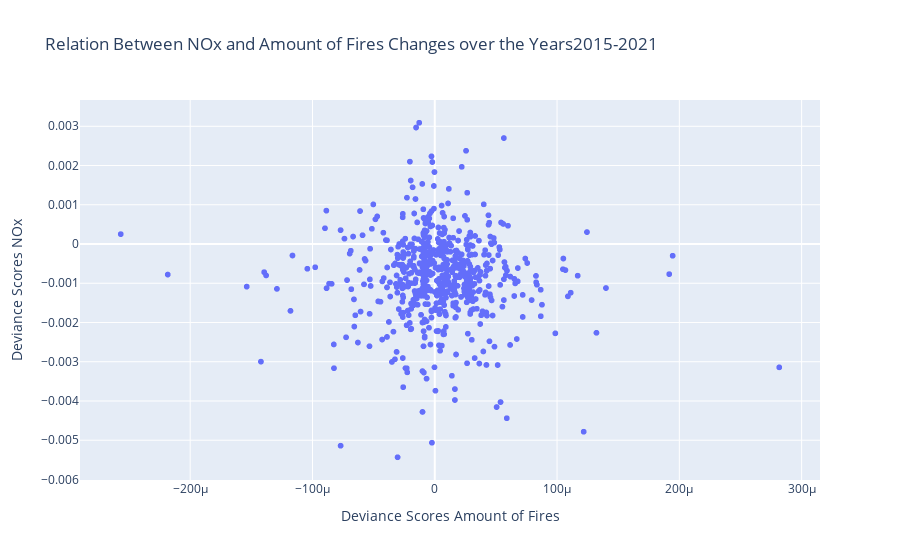

The code cell stored with this chart in its notebook:
### Code cell
os.chdir('c:\\Users\\Jesse\\OneDrive\\Documenten\\Master BAOR\\Thesis\\GitHub\\dicra\\analytics\\sandbox\\notebooks\\crop_fires\\DPPD_Jesse\\NOx')
NOx_df = pd.read_csv('NOx_years_ten_km_grid.csv', index_col=0)
df = correlation(NOx_df, 2015, 2021, 'NOx', ten_km_grid, 'ten_km', '10 km')

### Figure 1 — Plotly figure (JSON) as saved in the notebook; plotly's stock layout.template omitted (floating-point values rounded to 4 significant figures; data arrays with more than 128 entries replaced by an {"elided": "..."} marker saying what was removed)
{"data": [{"hovertemplate": "Deviance Scores Amount of Fires=%{x}<br>Deviance Scores NOx=%{y}<extra></extra>", "legendgroup": "", "marker": {"color": "#636efa", "symbol": "circle"}, "mode": "markers", "name": "", "showlegend": false, "type": "scattergl", "x": {"elided": "1280 float values"}, "xaxis": "x", "y": {"elided": "1280 float values"}, "yaxis": "y"}], "layout": {"legend": {"tracegroupgap": 0}, "title": {"text": "Relation Between NOx and Amount of Fires Changes over the Years2015-2021"}, "xaxis": {"anchor": "y", "domain": [0, 1], "title": {"text": "Deviance Scores Amount of Fires"}}, "yaxis": {"anchor": "x", "domain": [0, 1], "title": {"text": "Deviance Scores NOx"}}}}
